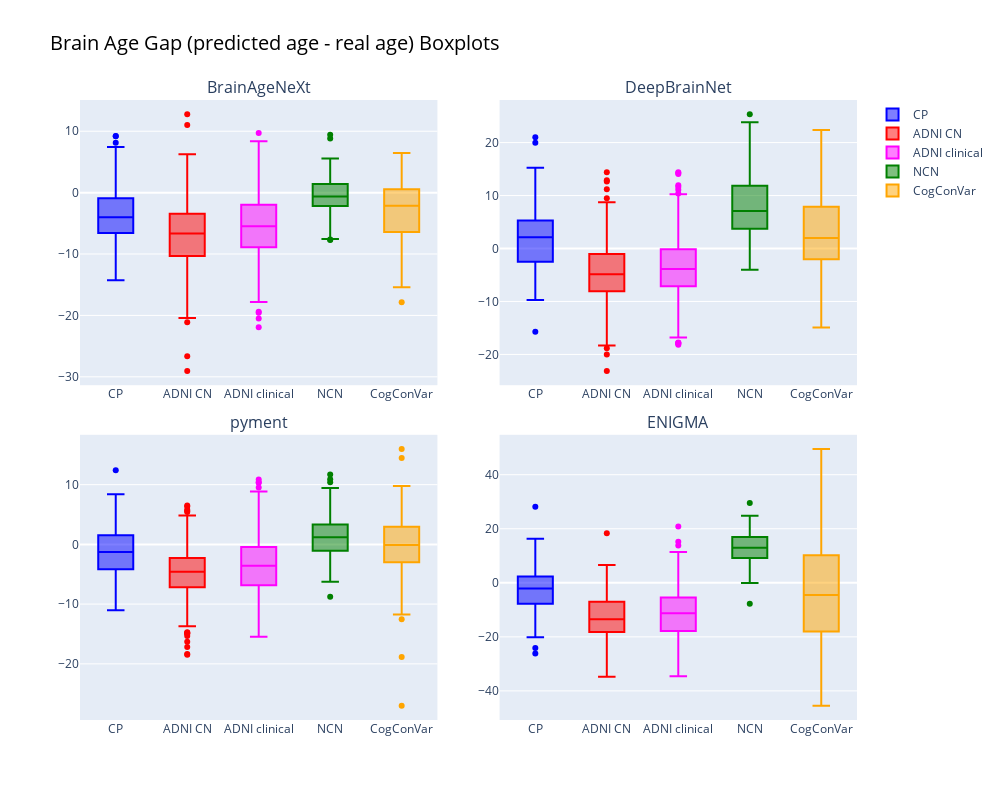

The cell this chart's notebook holds for it:
### Code cell
# Crear figura con subplots 2x2
fig = make_subplots(rows=2, cols=2, 
                    subplot_titles=("BrainAgeNeXt", "DeepBrainNet", "pyment", "ENIGMA"),
                    horizontal_spacing=0.08,   # Espacio entre columnas
                    vertical_spacing=0.08 )

# --- BAN ---
fig.add_trace(go.Box(y=BAN_CP['Error'], name="CP", marker_color='blue'), row=1, col=1)
fig.add_trace(go.Box(y=BAN_ADNI[BAN_ADNI['Group']=='CN']['Error'], name="ADNI CN", marker_color='red'), row=1, col=1)
fig.add_trace(go.Box(y=BAN_ADNI[BAN_ADNI['Group']!='CN']['Error'], name="ADNI clinical", marker_color='magenta'), row=1, col=1)
fig.add_trace(go.Box(y=BAN_NCN['Error'], name="NCN", marker_color='green'), row=1, col=1)
fig.add_trace(go.Box(y=BAN_CogConVar['Error'], name="CogConVar", marker_color='orange'), row=1, col=1)

# --- DBN ---
fig.add_trace(go.Box(y=DBN_CP['Error'], name="CP", marker_color='blue', showlegend=False), row=1, col=2)
fig.add_trace(go.Box(y=DBN_ADNI[DBN_ADNI['Group']=='CN']['Error'], name="ADNI CN", marker_color='red', showlegend=False), row=1, col=2)
fig.add_trace(go.Box(y=DBN_ADNI[DBN_ADNI['Group']!='CN']['Error'], name="ADNI clinical", marker_color='magenta', showlegend=False), row=1, col=2)
fig.add_trace(go.Box(y=DBN_NCN['Error'], name="NCN", marker_color='green', showlegend=False), row=1, col=2)
fig.add_trace(go.Box(y=DBN_CogConVar['Error'], name="CogConVar", marker_color='orange', showlegend=False), row=1, col=2)

# --- pyment ---
fig.add_trace(go.Box(y=pyment_CP['Error'], name="CP", marker_color='blue', showlegend=False), row=2, col=1)
fig.add_trace(go.Box(y=pyment_ADNI[pyment_ADNI['Group']=='CN']['Error'], name="ADNI CN", marker_color='red', showlegend=False), row=2, col=1)
fig.add_trace(go.Box(y=pyment_ADNI[pyment_ADNI['Group']!='CN']['Error'], name="ADNI clinical", marker_color='magenta', showlegend=False), row=2, col=1)
fig.add_trace(go.Box(y=pyment_NCN['Error'], name="NCN", marker_color='green', showlegend=False), row=2, col=1)
fig.add_trace(go.Box(y=pyment_CogConVar['Error'], name="CogConVar", marker_color='orange', showlegend=False), row=2, col=1)

# --- ENIGMA ---
fig.add_trace(go.Box(y=ENIGMA_CP['Error'], name="CP", marker_color='blue', showlegend=False), row=2, col=2)
fig.add_trace(go.Box(y=ENIGMA_ADNI[ENIGMA_ADNI['Group']=="CN"]['Error'], name="ADNI CN", marker_color='red', showlegend=False), row=2, col=2)
fig.add_trace(go.Box(y=ENIGMA_ADNI[ENIGMA_ADNI['Group']!="CN"]['Error'], name="ADNI clinical", marker_color='magenta', showlegend=False), row=2, col=2)
fig.add_trace(go.Box(y=ENIGMA_NCN['Error'], name="NCN", marker_color='green', showlegend=False), row=2, col=2)
fig.add_trace(go.Box(y=ENIGMA_CogConVar['Error'], name="CogConVar", marker_color='orange', showlegend=False), row=2, col=2)

# Layout general
fig.update_layout(
    height=800, width=1000,
    title_text="Brain Age Gap (predicted age - real age) Boxplots", # Updated title
    #modificando la letra del titulo
    title_font=dict(size=20, color='black'),
)

fig.show()

### Figure 1 — Plotly figure (JSON) as saved in the notebook; plotly's stock layout.template omitted (floating-point values rounded to 4 significant figures; data arrays with more than 128 entries replaced by an {"elided": "..."} marker saying what was removed)
{"data": [{"marker": {"color": "blue"}, "name": "CP", "type": "box", "xaxis": "x", "y": {"elided": "202 float values"}, "yaxis": "y"}, {"marker": {"color": "red"}, "name": "ADNI CN", "type": "box", "xaxis": "x", "y": {"elided": "572 float values"}, "yaxis": "y"}, {"marker": {"color": "magenta"}, "name": "ADNI clinical", "type": "box", "xaxis": "x", "y": {"elided": "638 float values"}, "yaxis": "y"}, {"marker": {"color": "green"}, "name": "NCN", "type": "box", "xaxis": "x", "y": {"elided": "136 float values"}, "yaxis": "y"}, {"marker": {"color": "orange"}, "name": "CogConVar", "type": "box", "xaxis": "x", "y": {"elided": "158 float values"}, "yaxis": "y"}, {"marker": {"color": "blue"}, "name": "CP", "showlegend": false, "type": "box", "xaxis": "x2", "y": {"elided": "202 float values"}, "yaxis": "y2"}, {"marker": {"color": "red"}, "name": "ADNI CN", "showlegend": false, "type": "box", "xaxis": "x2", "y": {"elided": "572 float values"}, "yaxis": "y2"}, {"marker": {"color": "magenta"}, "name": "ADNI clinical", "showlegend": false, "type": "box", "xaxis": "x2", "y": {"elided": "638 float values"}, "yaxis": "y2"}, {"marker": {"color": "green"}, "name": "NCN", "showlegend": false, "type": "box", "xaxis": "x2", "y": {"elided": "136 float values"}, "yaxis": "y2"}, {"marker": {"color": "orange"}, "name": "CogConVar", "showlegend": false, "type": "box", "xaxis": "x2", "y": {"elided": "158 float values"}, "yaxis": "y2"}, {"marker": {"color": "blue"}, "name": "CP", "showlegend": false, "type": "box", "xaxis": "x3", "y": {"elided": "197 float values"}, "yaxis": "y3"}, {"marker": {"color": "red"}, "name": "ADNI CN", "showlegend": false, "type": "box", "xaxis": "x3", "y": {"elided": "535 float values"}, "yaxis": "y3"}, {"marker": {"color": "magenta"}, "name": "ADNI clinical", "showlegend": false, "type": "box", "xaxis": "x3", "y": {"elided": "588 float values"}, "yaxis": "y3"}, {"marker": {"color": "green"}, "name": "NCN", "showlegend": false, "type": "box", "xaxis": "x3", "y": {"elided": "136 float values"}, "yaxis": "y3"}, {"marker": {"color": "orange"}, "name": "CogConVar", "showlegend": false, "type": "box", "xaxis": "x3", "y": {"elided": "156 float values"}, "yaxis": "y3"}, {"marker": {"color": "blue"}, "name": "CP", "showlegend": false, "type": "box", "xaxis": "x4", "y": {"elided": "202 float values"}, "yaxis": "y4"}, {"marker": {"color": "red"}, "name": "ADNI CN", "showlegend": false, "type": "box", "xaxis": "x4", "y": [-14.75, -2.54, 6.559, -5.74, -12.47, -4.935, -12.46, 0.1919, -7.651, -13.47, -7.248, -0.6148, -26.04, 18.36, -4.378, 1.379, 0.07361, -14.48, -7.125, -2.639, -6.799, -9.825, -17.88, -8.356, -2.739, -29.31, -5.666, -13.52, -23.71, -27.92, -15.7, -4.399, -17.09, -11.72, -14.6, -16.25, -5.174, -11.87, -14.08, -0.4758, -15.73, -8.178, -16.36, -10.06, -3.729, -13.67, -21.18, -19.03, -17.67, -16.19, -20.29, -14.05, -15.34, -13.04, -7.001, -9.746, -4.07, -5.006, -21.3, -12.15, -18.54, -21.68, -10.64, -17.81, -10.86, -19.79, -6.943, -27.9, -20.34, -5.835, -16.96, -28.84, -12.78, -17.61, -29.57, -5.695, -6.533, -14.59, -9.34, -20.4, -20.12, -19.81, -13.71, -12.89, -19.62, -10.21, -17.16, -13.49, -16.19, -12.05, -19.59, -33.73, -22.28, -17.02, -21.81, -18.06, -34.82], "yaxis": "y4"}, {"marker": {"color": "magenta"}, "name": "ADNI clinical", "showlegend": false, "type": "box", "xaxis": "x4", "y": [11.41, -5.589, -13.12, -19.3, 4.5, -2.963, -4.42, 9.654, 3.009, 15.18, -7.436, -12.29, 1.137, 20.83, 4.979, -14.71, -5.374, -11.86, -16.74, -14.35, -7.776, -14.71, -6.18, -12.77, -3.336, -10.91, -12.75, -9.503, -3.525, -6.545, -7.256, -6.128, -8.472, 13.75, -10.11, -11.09, -8.85, -9.634, -0.1527, -10.15, -0.995, -8.773, -21.87, -17.38, -20.43, 3.225, -15.28, 0.4006, -4.774, -20.78, -19.97, -11.63, -23.29, -15.51, -2.874, -17.82, -22.0, -20.84, -13.98, -2.504, -6.601, -6.308, -23.18, -22.13, -23.49, -24.3, -15.16, -9.875, -8.831, -4.499, -15.75, -11.51, -5.95, -1.812, -21.54, -27.62, -19.53, -21.05, -0.005163, -34.62, -9.488, -8.129, -23.53, -17.39, -10.64, -17.34, -20.94, -13.48, -22.9, -11.97, -17.94, -21.7, -22.5, -13.29, -16.0, -29.01], "yaxis": "y4"}, {"marker": {"color": "green"}, "name": "NCN", "showlegend": false, "type": "box", "xaxis": "x4", "y": {"elided": "135 float values"}, "yaxis": "y4"}, {"marker": {"color": "orange"}, "name": "CogConVar", "showlegend": false, "type": "box", "xaxis": "x4", "y": {"elided": "142 float values"}, "yaxis": "y4"}], "layout": {"annotations": [{"font": {"size": 16}, "showarrow": false, "text": "BrainAgeNeXt", "x": 0.23, "xanchor": "center", "xref": "paper", "y": 1, "yanchor": "bottom", "yref": "paper"}, {"font": {"size": 16}, "showarrow": false, "text": "DeepBrainNet", "x": 0.77, "xanchor": "center", "xref": "paper", "y": 1, "yanchor": "bottom", "yref": "paper"}, {"font": {"size": 16}, "showarrow": false, "text": "pyment", "x": 0.23, "xanchor": "center", "xref": "paper", "y": 0.46, "yanchor": "bottom", "yref": "paper"}, {"font": {"size": 16}, "showarrow": false, "text": "ENIGMA", "x": 0.77, "xanchor": "center", "xref": "paper", "y": 0.46, "yanchor": "bottom", "yref": "paper"}], "height": 800, "title": {"font": {"color": "black", "size": 20}, "text": "Brain Age Gap (predicted age - real age) Boxplots"}, "width": 1000, "xaxis": {"anchor": "y", "domain": [0, 0.46]}, "xaxis2": {"anchor": "y2", "domain": [0.54, 1]}, "xaxis3": {"anchor": "y3", "domain": [0, 0.46]}, "xaxis4": {"anchor": "y4", "domain": [0.54, 1]}, "yaxis": {"anchor": "x", "domain": [0.54, 1]}, "yaxis2": {"anchor": "x2", "domain": [0.54, 1]}, "yaxis3": {"anchor": "x3", "domain": [0, 0.46]}, "yaxis4": {"anchor": "x4", "domain": [0, 0.46]}}}
